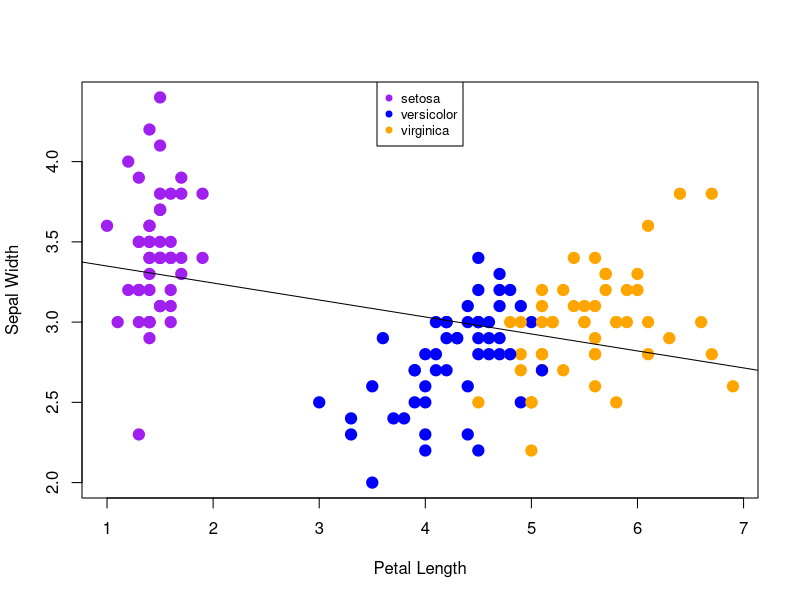
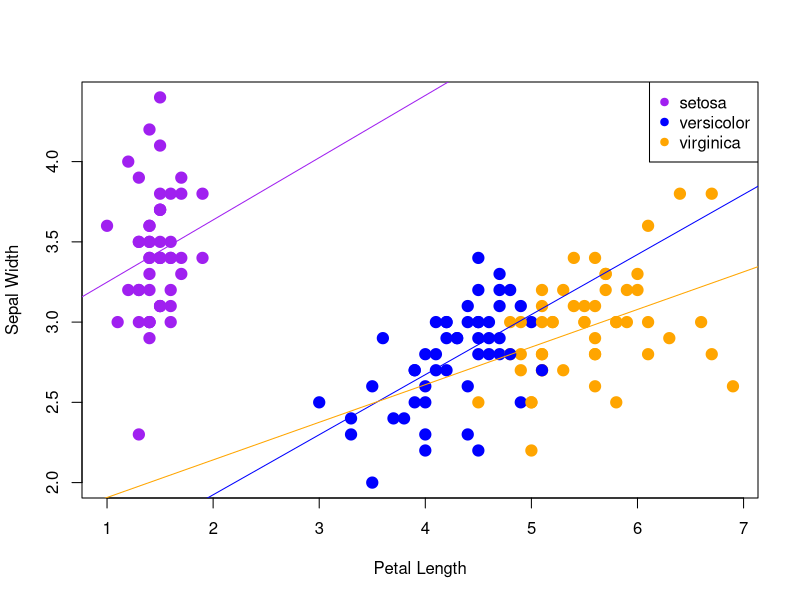

Write R code to recreate these figures, in order.
## ---- chunk 1
oo <- sample(x=1:150, 150, replace=FALSE)
mix <- iris[oo,]

species <- mix$Species
petalL <- mix$Petal.Length
petalW <- mix$Petal.Width
sepalL <- mix$Sepal.Length
sepalW <- mix$Sepal.Width
## ---- chunk 2
species
color <- rep("red", 150)
species == "setosa"
color[species == "setosa"] <- "purple"
color
color[species == "versicolor"] <- "blue"
color
color[species == "virginica"] <- "orange"
color
## ---- chunk 3
sepalW.lm <- lm(sepalW ~ petalL)
sepalW.lm
## ---- chunk 4
plot(petalL, sepalW, col=color, cex=1.5, pch=19, xlab="Petal Length", ylab="Sepal Width")
abline(sepalW.lm, col="black")
legend('top', legend = levels(species), col = c("purple", "blue", "orange"), cex = .8, pch = 19)
## ---- chunk 5
setosa <- mix[species == "setosa",]
setosa
setosaPLvsSW.lm <- lm(setosa$Sepal.Width ~ setosa$Petal.Length)
setosaPLvsSW.lm

versicolor <- mix[species == "versicolor",]
versicolor
versicolorPLvsSW.lm <- lm(versicolor$Sepal.Width ~ versicolor$Petal.Length)
versicolorPLvsSW.lm

virginica <- mix[species == "virginica",]
virginica
virginicaPLvsSW.lm <- lm(virginica$Sepal.Width ~ virginica$Petal.Length)
virginicaPLvsSW.lm
## ---- chunk 6
plot(petalL, sepalW, col=color, cex=1.5, pch=19, xlab="Petal Length", ylab="Sepal Width")
abline(setosaPLvsSW.lm, col="purple")
abline(versicolorPLvsSW.lm, col="blue")
abline(virginicaPLvsSW.lm, col="orange")
legend('topright', legend = levels(species), col = c("purple", "blue", "orange"), cex = 1, pch = 19)
